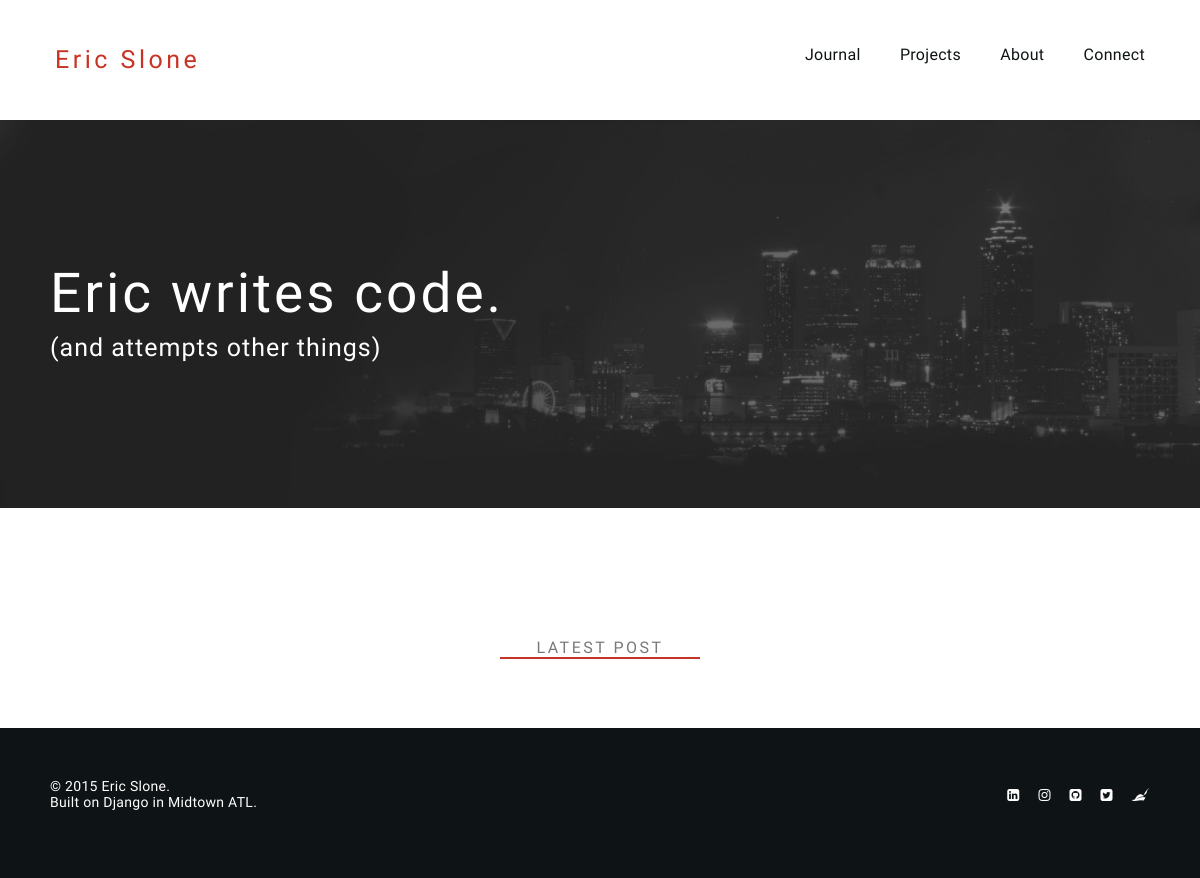
The app's page /, older data.
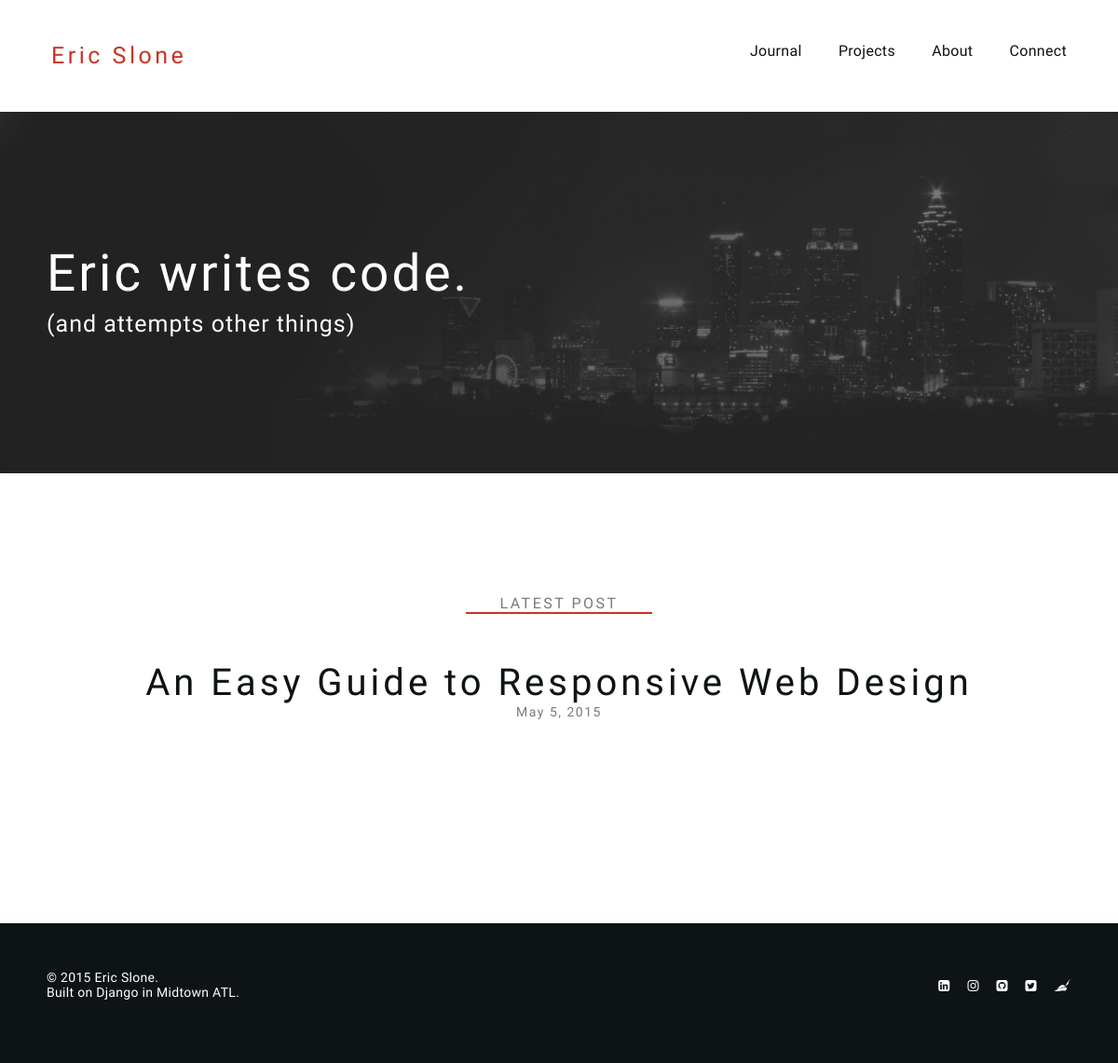
The same page, newer data.
### articles/models.py (models this page shows, shortened)
class Article(models.Model):
  article_title = models.CharField(max_length=999)
  article_slug = models.CharField(max_length=999, unique=True)
  article_description = models.TextField(blank=True)
  article_text = models.TextField()
  article_image = models.ImageField(upload_to='article-images/', blank=True)
  article_upload_date = models.DateField(blank=True)

### users/views.py (the view)
# urls.py: url(r'^$', 'users.views.index', name='index'),
def index(request):
  context = dict()
  context['pagetitle'] = 'Home'
  context['articles'] = Article.objects.all().order_by('-id')
  return render(request, 'users/index.html', context)

### templates/users/index.html (shortened to what this page needs)
{% extends "base.html" %}
{% load staticfiles %}
{% block content %}
  <div class="header-image" style="background: url({% static 'images/head.jpg' %}); background-size:cover;">
	<div class="header-large-text">
		Eric writes code.
	</div>
	<div class="header-small-text">
		(and attempts other things)
	</div>
  </div>
  <div class="latest-posts">
    LATEST POST
  </div>
  {% for article in articles|slice:":1" %}
	<div class="home-article-title">
		<a href="/post/{{ article.id }}/{{ article.article_slug }}/" class="home-article-title-link">
			{{ article.article_title }}
		</a>
	</div>
	<div class="home-article-date">
		{{ article.article_upload_date }}
	</div>
  {% endfor %}
{% endblock content %}

### templates/base.html (shortened to what this page needs)
{% load staticfiles %}
<!DOCTYPE html>
<html lang="en">
  <head>
	<link href="{% static 'css/main.css' %}" rel="stylesheet">
	<link href="//netdna.bootstrapcdn.com/font-awesome/4.1.0/css/font-awesome.min.css" rel="stylesheet">
  </head>
  <body>
  <div class="nav-wrapper">
    <div class="pull-left nav-name">
		<a href="{% url 'users.views.index' %}" class="nav-name">
			Eric Slone
		</a>
	</div>
	<div class="pull-right">
		<a href="{% url 'users.views.journal' %}" class="nav-buttons" {% if pagetitle == 'Journal' %}style="color:#c83424;"{% endif %}>
			Journal
		</a>
		<a href="{% url 'users.views.projects' %}" class="nav-buttons" {% if pagetitle == 'Projects' %}style="color:#c83424;"{% endif %}>
			Projects
		</a>
		<a href="{% url 'users.views.about' %}" class="nav-buttons" {% if pagetitle == 'About' %}style="color:#c83424;"{% endif %}>
			About
		</a>
		<a href="{% url 'users.views.connect' %}" class="nav-buttons" {% if pagetitle == 'Connect' %}style="color:#c83424;"{% endif %}>
			Connect
		</a>
	</div>
  </div>
  <div class="main-content">
	{% block content %}{% endblock %}<br />
  </div>
  <div class="footer">
	<div class="footer-left">
		&copy; {% now 'Y' %} Eric Slone.<br />
		<a href="/project/site/" class="footer-links">Built</a> on <a href="https://www.djangoproject.com/" class="footer-links" target="_blank">Django</a> in <a href="http://www.midtownatl.com/" class="footer-links" target="_blank">Midtown ATL</a>.<br />
	</div>
	<div class="footer-right">
		<a href="https://www.linkedin.com/pub/eric-slone/38/109/986" class="footer-links" target="_blank">
			<span class="fa fa-linkedin-square social-icons"  style="padding-left:0px;">
			</span>
		</a>
		<a href="https://instagram.com/eric.slone/" class="footer-links" target="_blank">
			<span class="fa fa-instagram social-icons">
			</span>
		</a>
		<a href="https://github.com/ericslone" class="footer-links" target="_blank">
			<span class="fa fa-github-square social-icons">
			</span>
		</a>
		<a href="https://twitter.com/ericwritescode" class="footer-links" target="_blank">
			<span class="fa fa-twitter-square social-icons">
			</span>
		</a>
		<a href="http://www.piedpiper.com/" class="footer-links" target="_blank">
			<span class="fa fa-pied-piper social-icons">
			</span>
		</a>
	</div>
  </div>
  </body>
</html>

### static/css/main.css (style rules this page uses)
html, body { margin:0; padding:0; height:100%; }
body { background:#fff; color: #0E1315; font-size: 16px; font-family: 'Quattrocento', serif; margin:0; padding:0; }
a { color:#c83424; text-decoration:none; }
.pull-right { float:right; }
.pull-left { float:left; }
.nav-wrapper { padding-top:45px; padding-bottom:75px; display:block; font-size:16px; font-family: 'Hind', sans-serif; letter-spacing:0.3px; }
@media (min-width:450px) { .nav-wrapper { padding-left:55px; padding-right:55px; } }
@media (min-width: 675px) { .nav-buttons { padding-left:35px; display:inline; } }
a.nav-buttons { color:#0E1315; }
.nav-name { font-size:25px; letter-spacing:3.5px; font-family: 'Special Elite', cursive; }
a.nav-name { color:#c83424; }
a.nav-name { color:#c83424; text-decoration:none; }
.main-content { min-height: -moz-calc(100% - 270px); min-height: -webkit-calc(100% - 270px); min-height: -o-calc(100% - 270px); min-height: calc(100% - 270px); width:100%; display:block; }
.footer { height:150px; width:100%; background-color:#0E1315; color:#fff; font-size:14px; font-family: 'Hind', sans-serif; letter-spacing:0.3px; }
.footer-left { float:left; padding-top:50px; padding-left:50px; }
@media (min-width: 531px) { .footer-right { float:right; padding-top:55px; padding-right:50px; } }
a.footer-links { color:#fff; }
.social-icons { font-size:30px; padding-left:15px; padding-top:5px; }
.header-image { background-size:cover; color:#fff; padding-left:50px; padding-top:150px; padding-bottom:150px; font-family: 'Hind', sans-serif; }
.header-large-text { font-size:55px; letter-spacing:3px; line-height:0.85; }
.header-small-text { font-size:25px; letter-spacing:1px; margin-top:20px; line-height:0.85; }
.latest-posts { font-family: 'Hind', sans-serif; letter-spacing:2.5px; margin-left:auto; margin-right:auto; width:200px; border-bottom:2px solid #c83424; text-align:center; font-size:16px; padding-top:130px; margin-bottom:50px; color:#797979; }
.home-article-title { font-family: 'Hind', sans-serif; letter-spacing:4px; width:100%; text-align:center; font-size:40px; }
a.home-article-title-link { color:#0E1315; }
.home-article-date { font-family: 'Hind', sans-serif; letter-spacing:1.5px; width:100%; text-align:center; font-size:14px; color:#797979; margin-bottom:200px; }

Row changes from the older to the newer data that the page shows:
added Article: article_title "An Easy Guide to Responsive Web Design", article_upload_date "May 5, 2015"
